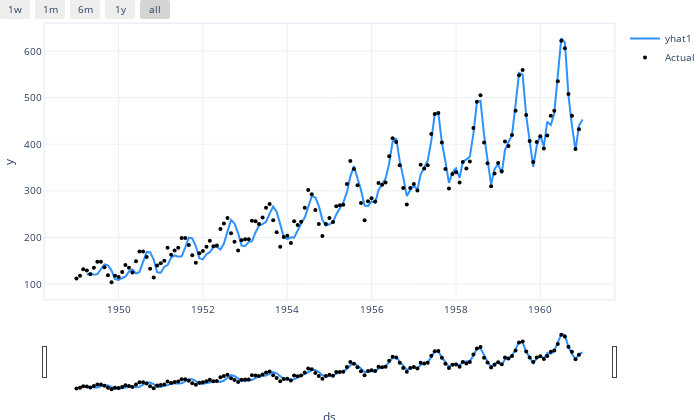
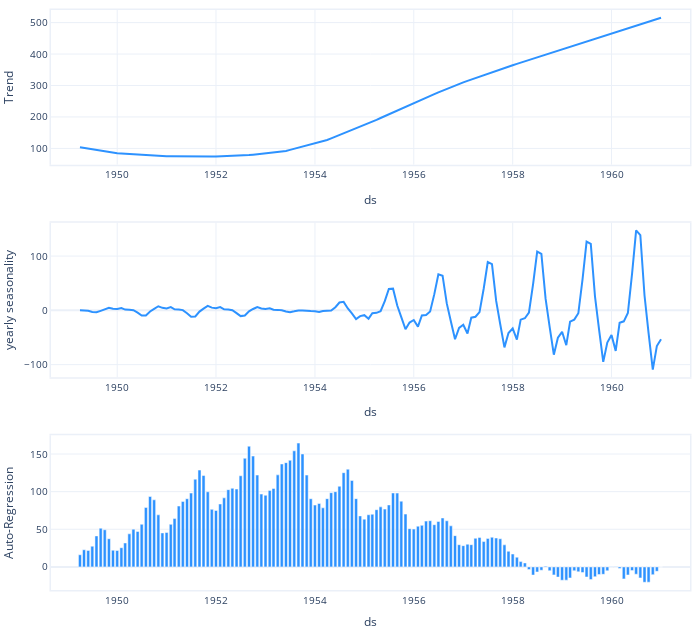

The notebook cell saved with these charts, in order:
### Code cell
fig5 = m5.plot(forecast_m5, plotting_backend="plotly")
fig5.show()

fig_components5 = m5.plot_components(forecast_m5, plotting_backend="plotly")
fig_components5.show()

### Figure 1 — Plotly figure (JSON) as saved in the notebook; plotly's stock layout.template omitted (floating-point values rounded to 4 significant figures; data arrays with more than 128 entries replaced by an {"elided": "..."} marker saying what was removed)
{"data": [{"fill": "none", "line": {"color": "rgba(45, 146, 255, 1.0)", "width": 2}, "mode": "lines", "name": "yhat1", "type": "scatter", "x": {"elided": "145 str values"}, "y": {"elided": "145 float values"}}, {"marker": {"color": "black", "size": 4}, "mode": "markers", "name": "Actual", "type": "scatter", "x": {"elided": "145 str values"}, "y": {"elided": "145 int values"}}], "layout": {"autosize": true, "font": {"size": 10}, "height": 420, "hovermode": "x unified", "margin": {"b": 0, "l": 0, "pad": 0, "r": 10, "t": 10}, "showlegend": true, "title": {"font": {"size": 12}}, "width": 700, "xaxis": {"linewidth": 1.5, "mirror": true, "rangeselector": {"buttons": [{"count": 7, "label": "1w", "step": "day", "stepmode": "backward"}, {"count": 1, "label": "1m", "step": "month", "stepmode": "backward"}, {"count": 6, "label": "6m", "step": "month", "stepmode": "backward"}, {"count": 1, "label": "1y", "step": "year", "stepmode": "backward"}, {"step": "all"}]}, "rangeslider": {"visible": true}, "showline": true, "title": {"text": "ds"}, "type": "date"}, "yaxis": {"linewidth": 1.5, "mirror": true, "showline": true, "title": {"text": "y"}}}}

### Figure 2 — Plotly figure (JSON) as saved in the notebook; plotly's stock layout.template omitted (floating-point values rounded to 4 significant figures; data arrays with more than 128 entries replaced by an {"elided": "..."} marker saying what was removed)
{"data": [{"line": {"color": "#2d92ff", "width": 2}, "mode": "lines", "name": "Trend", "showlegend": false, "type": "scatter", "x": {"elided": "142 str values"}, "xaxis": "x", "y": {"elided": "142 float values"}, "yaxis": "y"}, {"line": {"color": "#2d92ff", "width": 2}, "mode": "lines", "name": "yearly seasonality", "showlegend": false, "type": "scatter", "x": {"elided": "142 str values"}, "xaxis": "x2", "y": {"elided": "142 float values"}, "yaxis": "y2"}, {"marker": {"color": "#2d92ff"}, "name": "Auto-Regression", "opacity": 1, "showlegend": false, "type": "bar", "x": {"elided": "142 str values"}, "xaxis": "x3", "y": {"elided": "142 float values"}, "yaxis": "y3"}], "layout": {"autosize": true, "barmode": "overlay", "font": {"size": 10}, "height": 630, "hovermode": "x unified", "legend": {"traceorder": "reversed", "y": 0.1}, "margin": {"b": 0, "l": 0, "pad": 0, "r": 10, "t": 10}, "title": {"font": {"size": 12}}, "width": 700, "xaxis": {"anchor": "y", "domain": [0, 1], "linewidth": 1.5, "mirror": true, "range": ["1948-08-30T00:00:00", "1961-08-03T00:00:00"], "showline": true, "title": {"text": "ds"}, "type": "date"}, "xaxis2": {"anchor": "y2", "domain": [0, 1], "linewidth": 1.5, "mirror": true, "range": ["1948-08-30T00:00:00", "1961-08-03T00:00:00"], "showline": true, "title": {"text": "ds"}, "type": "date"}, "xaxis3": {"anchor": "y3", "domain": [0, 1], "linewidth": 1.5, "mirror": true, "range": ["1948-08-30T00:00:00", "1961-08-03T00:00:00"], "showline": true, "title": {"text": "ds"}, "type": "date"}, "yaxis": {"anchor": "x", "domain": [0.7333, 1], "linewidth": 1.5, "mirror": true, "rangemode": "normal", "showline": true, "title": {"text": "Trend"}}, "yaxis2": {"anchor": "x2", "domain": [0.3667, 0.6333], "linewidth": 1.5, "mirror": true, "rangemode": "tozero", "showline": true, "title": {"text": "yearly seasonality"}}, "yaxis3": {"anchor": "x3", "domain": [0, 0.2667], "linewidth": 1.5, "mirror": true, "rangemode": "tozero", "showline": true, "title": {"text": "Auto-Regression"}}}}
